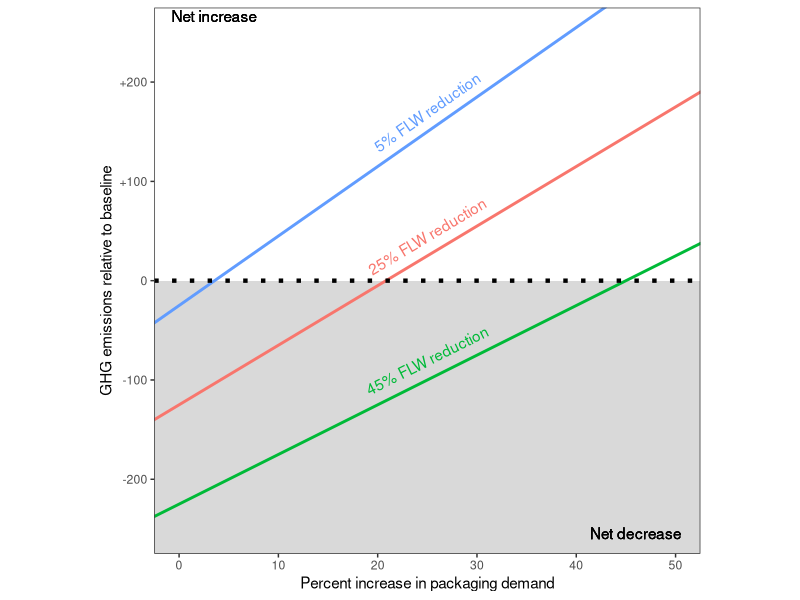

Recreate this plot in R.
# Schematic for hypothesis document

library(ggplot2)

dat <- data.frame(intercept = c(-25, -125, -225), slope = c(7,6,5), lab = c('5% FLW reduction', '25% FLW reduction', '45% FLW reduction'))

p1 <- ggplot(dat) +
  geom_rect(xmin = -Inf, xmax = Inf, ymin = -Inf, ymax = 0, fill = 'gray85') +
  geom_abline(aes(slope=slope, intercept=intercept, color=lab), size = 1) +
  geom_hline(yintercept = 0, linetype = 'dotted', size = 1.5) +
  geom_text(x = Inf, y = -Inf, hjust = 1.2, vjust = -1.2, label = 'Net decrease') +
  geom_text(x = -Inf, y = Inf, hjust = -0.2, vjust = 1.2, label = 'Net increase') +
  geom_text(aes(x = 25, y = slope * 25 + intercept + 20, label = lab, color = lab), angle = atan(dat$slope * 0.1) * 180/pi) +
  scale_x_continuous(name = 'Percent increase in packaging demand', limits = c(0, 50)) +
  scale_y_continuous(name = 'GHG emissions relative to baseline', limits = c(-250, 250), breaks = seq(-200,200,by=100), labels = c('-200','-100','0','+100','+200')) +
  coord_fixed(ratio = 0.1) +
  theme_bw() +
  theme(panel.grid = element_blank(),
        legend.position = 'none')

ggsave('~/Dropbox/projects/foodwaste/Results/schematic1.png', height = 3.5, width = 3.5, dpi = 300)
